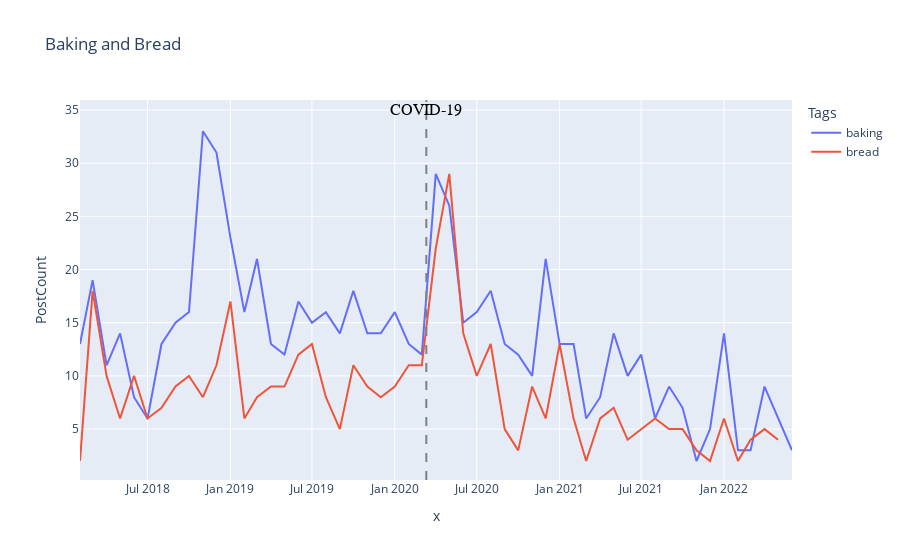

Notebook code cell kept with this figure:
### Code cell
covid = px.line(
    pandemic,
    x=pandemic.CreationDate.dt.to_timestamp(),
    y="PostCount",
    color="Tags",
    title="Baking and Bread",
)


covid.add_vline(
    x="2020-03-11",
    line_width=2,
    line_dash="dash",
    line_color="gray"
)

# add text annotation vertically

covid.add_annotation(
    x="2020-03-11",
    y=35,
    align="right",
    text="COVID-19",
    showarrow=False,
    font=dict(
        family="Courier New, monospace",
        size=16,
        color="black")
)

### Figure 1 — Plotly figure (JSON) as saved in the notebook; plotly's stock layout.template omitted (floating-point values rounded to 4 significant figures)
{"data": [{"hovertemplate": "Tags=baking<br>x=%{x}<br>PostCount=%{y}<extra></extra>", "legendgroup": "baking", "line": {"color": "#636efa", "dash": "solid"}, "marker": {"symbol": "circle"}, "mode": "lines", "name": "baking", "orientation": "v", "showlegend": true, "type": "scatter", "x": ["2018-02-01T00:00:00", "2018-03-01T00:00:00", "2018-04-01T00:00:00", "2018-05-01T00:00:00", "2018-06-01T00:00:00", "2018-07-01T00:00:00", "2018-08-01T00:00:00", "2018-09-01T00:00:00", "2018-10-01T00:00:00", "2018-11-01T00:00:00", "2018-12-01T00:00:00", "2019-01-01T00:00:00", "2019-02-01T00:00:00", "2019-03-01T00:00:00", "2019-04-01T00:00:00", "2019-05-01T00:00:00", "2019-06-01T00:00:00", "2019-07-01T00:00:00", "2019-08-01T00:00:00", "2019-09-01T00:00:00", "2019-10-01T00:00:00", "2019-11-01T00:00:00", "2019-12-01T00:00:00", "2020-01-01T00:00:00", "2020-02-01T00:00:00", "2020-03-01T00:00:00", "2020-04-01T00:00:00", "2020-05-01T00:00:00", "2020-06-01T00:00:00", "2020-07-01T00:00:00", "2020-08-01T00:00:00", "2020-09-01T00:00:00", "2020-10-01T00:00:00", "2020-11-01T00:00:00", "2020-12-01T00:00:00", "2021-01-01T00:00:00", "2021-02-01T00:00:00", "2021-03-01T00:00:00", "2021-04-01T00:00:00", "2021-05-01T00:00:00", "2021-06-01T00:00:00", "2021-07-01T00:00:00", "2021-08-01T00:00:00", "2021-09-01T00:00:00", "2021-10-01T00:00:00", "2021-11-01T00:00:00", "2021-12-01T00:00:00", "2022-01-01T00:00:00", "2022-02-01T00:00:00", "2022-03-01T00:00:00", "2022-04-01T00:00:00", "2022-05-01T00:00:00", "2022-06-01T00:00:00"], "xaxis": "x", "y": [13, 19, 11, 14, 8, 6, 13, 15, 16, 33, 31, 23, 16, 21, 13, 12, 17, 15, 16, 14, 18, 14, 14, 16, 13, 12, 29, 26, 15, 16, 18, 13, 12, 10, 21, 13, 13, 6, 8, 14, 10, 12, 6, 9, 7, 2, 5, 14, 3, 3, 9, 6, 3], "yaxis": "y"}, {"hovertemplate": "Tags=bread<br>x=%{x}<br>PostCount=%{y}<extra></extra>", "legendgroup": "bread", "line": {"color": "#EF553B", "dash": "solid"}, "marker": {"symbol": "circle"}, "mode": "lines", "name": "bread", "orientation": "v", "showlegend": true, "type": "scatter", "x": ["2018-02-01T00:00:00", "2018-03-01T00:00:00", "2018-04-01T00:00:00", "2018-05-01T00:00:00", "2018-06-01T00:00:00", "2018-07-01T00:00:00", "2018-08-01T00:00:00", "2018-09-01T00:00:00", "2018-10-01T00:00:00", "2018-11-01T00:00:00", "2018-12-01T00:00:00", "2019-01-01T00:00:00", "2019-02-01T00:00:00", "2019-03-01T00:00:00", "2019-04-01T00:00:00", "2019-05-01T00:00:00", "2019-06-01T00:00:00", "2019-07-01T00:00:00", "2019-08-01T00:00:00", "2019-09-01T00:00:00", "2019-10-01T00:00:00", "2019-11-01T00:00:00", "2019-12-01T00:00:00", "2020-01-01T00:00:00", "2020-02-01T00:00:00", "2020-03-01T00:00:00", "2020-04-01T00:00:00", "2020-05-01T00:00:00", "2020-06-01T00:00:00", "2020-07-01T00:00:00", "2020-08-01T00:00:00", "2020-09-01T00:00:00", "2020-10-01T00:00:00", "2020-11-01T00:00:00", "2020-12-01T00:00:00", "2021-01-01T00:00:00", "2021-02-01T00:00:00", "2021-03-01T00:00:00", "2021-04-01T00:00:00", "2021-05-01T00:00:00", "2021-06-01T00:00:00", "2021-07-01T00:00:00", "2021-08-01T00:00:00", "2021-09-01T00:00:00", "2021-10-01T00:00:00", "2021-11-01T00:00:00", "2021-12-01T00:00:00", "2022-01-01T00:00:00", "2022-02-01T00:00:00", "2022-03-01T00:00:00", "2022-04-01T00:00:00", "2022-05-01T00:00:00"], "xaxis": "x", "y": [2, 18, 10, 6, 10, 6, 7, 9, 10, 8, 11, 17, 6, 8, 9, 9, 12, 13, 8, 5, 11, 9, 8, 9, 11, 11, 22, 29, 14, 10, 13, 5, 3, 9, 6, 13, 6, 2, 6, 7, 4, 5, 6, 5, 5, 3, 2, 6, 2, 4, 5, 4], "yaxis": "y"}], "layout": {"annotations": [{"align": "right", "font": {"color": "black", "family": "Courier New, monospace", "size": 16}, "showarrow": false, "text": "COVID-19", "x": "2020-03-11", "y": 35}], "legend": {"title": {"text": "Tags"}, "tracegroupgap": 0}, "shapes": [{"line": {"color": "gray", "dash": "dash", "width": 2}, "type": "line", "x0": "2020-03-11", "x1": "2020-03-11", "xref": "x", "y0": 0, "y1": 1, "yref": "y domain"}], "title": {"text": "Baking and Bread"}, "xaxis": {"anchor": "y", "domain": [0, 1], "title": {"text": "x"}}, "yaxis": {"anchor": "x", "domain": [0, 1], "title": {"text": "PostCount"}}}}
